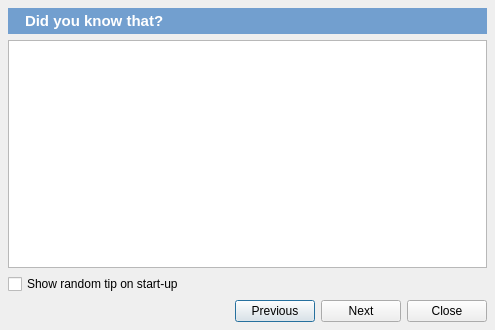
<?xml version="1.0" encoding="UTF-8"?>
<ui version="4.0">
 <class>Dialog</class>
 <widget class="QDialog" name="Dialog">
  <property name="geometry">
   <rect>
    <x>0</x>
    <y>0</y>
    <width>495</width>
    <height>330</height>
   </rect>
  </property>
  <property name="windowTitle">
   <string>Did you now that?</string>
  </property>
  <layout class="QVBoxLayout" name="verticalLayout">
   <property name="margin">
    <number>8</number>
   </property>
   <item>
    <widget class="QWidget" name="widget" native="true">
     <property name="sizePolicy">
      <sizepolicy hsizetype="Preferred" vsizetype="Fixed">
       <horstretch>0</horstretch>
       <verstretch>0</verstretch>
      </sizepolicy>
     </property>
     <property name="styleSheet">
      <string notr="true">color: rgb(255, 255, 255);
background-color: #729fcf;</string>
     </property>
     <layout class="QHBoxLayout" name="horizontalLayout">
      <property name="margin">
       <number>4</number>
      </property>
      <item>
       <widget class="QLabel" name="label">
        <property name="sizePolicy">
         <sizepolicy hsizetype="Fixed" vsizetype="Preferred">
          <horstretch>0</horstretch>
          <verstretch>0</verstretch>
         </sizepolicy>
        </property>
        <property name="text">
         <string/>
        </property>
        <property name="pixmap">
         <pixmap resource="icons.qrc">:/icons/about_large.png</pixmap>
        </property>
       </widget>
      </item>
      <item>
       <widget class="QLabel" name="label_2">
        <property name="font">
         <font>
          <pointsize>11</pointsize>
          <weight>75</weight>
          <bold>true</bold>
         </font>
        </property>
        <property name="text">
         <string>Did you know that?</string>
        </property>
       </widget>
      </item>
     </layout>
    </widget>
   </item>
   <item>
    <widget class="QTextBrowser" name="textedit_tip">
     <property name="font">
      <font>
       <family>Monospace</family>
      </font>
     </property>
    </widget>
   </item>
   <item>
    <widget class="QCheckBox" name="checkbox_show_startup_tip">
     <property name="text">
      <string>Show random tip on start-up</string>
     </property>
    </widget>
   </item>
   <item>
    <widget class="QWidget" name="widget_2" native="true">
     <layout class="QHBoxLayout" name="horizontalLayout_2">
      <property name="margin">
       <number>0</number>
      </property>
      <item>
       <spacer name="horizontalSpacer">
        <property name="orientation">
         <enum>Qt::Horizontal</enum>
        </property>
        <property name="sizeHint" stdset="0">
         <size>
          <width>40</width>
          <height>20</height>
         </size>
        </property>
       </spacer>
      </item>
      <item>
       <widget class="QPushButton" name="button_prev">
        <property name="sizePolicy">
         <sizepolicy hsizetype="Fixed" vsizetype="Fixed">
          <horstretch>0</horstretch>
          <verstretch>0</verstretch>
         </sizepolicy>
        </property>
        <property name="text">
         <string>Previous</string>
        </property>
        <property name="icon">
         <iconset resource="icons.qrc">
          <normaloff>:/icons/previous.png</normaloff>:/icons/previous.png</iconset>
        </property>
       </widget>
      </item>
      <item>
       <widget class="QPushButton" name="button_next">
        <property name="sizePolicy">
         <sizepolicy hsizetype="Fixed" vsizetype="Fixed">
          <horstretch>0</horstretch>
          <verstretch>0</verstretch>
         </sizepolicy>
        </property>
        <property name="text">
         <string>Next</string>
        </property>
        <property name="icon">
         <iconset resource="icons.qrc">
          <normaloff>:/icons/next.png</normaloff>:/icons/next.png</iconset>
        </property>
       </widget>
      </item>
      <item>
       <widget class="QPushButton" name="button_close">
        <property name="sizePolicy">
         <sizepolicy hsizetype="Fixed" vsizetype="Fixed">
          <horstretch>0</horstretch>
          <verstretch>0</verstretch>
         </sizepolicy>
        </property>
        <property name="text">
         <string>Close</string>
        </property>
        <property name="icon">
         <iconset resource="icons.qrc">
          <normaloff>:/icons/delete.png</normaloff>:/icons/delete.png</iconset>
        </property>
       </widget>
      </item>
     </layout>
    </widget>
   </item>
  </layout>
 </widget>
 <resources>
  <include location="icons.qrc"/>
 </resources>
 <connections>
  <connection>
   <sender>button_close</sender>
   <signal>clicked()</signal>
   <receiver>Dialog</receiver>
   <slot>close()</slot>
   <hints>
    <hint type="sourcelabel">
     <x>402</x>
     <y>266</y>
    </hint>
    <hint type="destinationlabel">
     <x>247</x>
     <y>164</y>
    </hint>
   </hints>
  </connection>
 </connections>
</ui>
